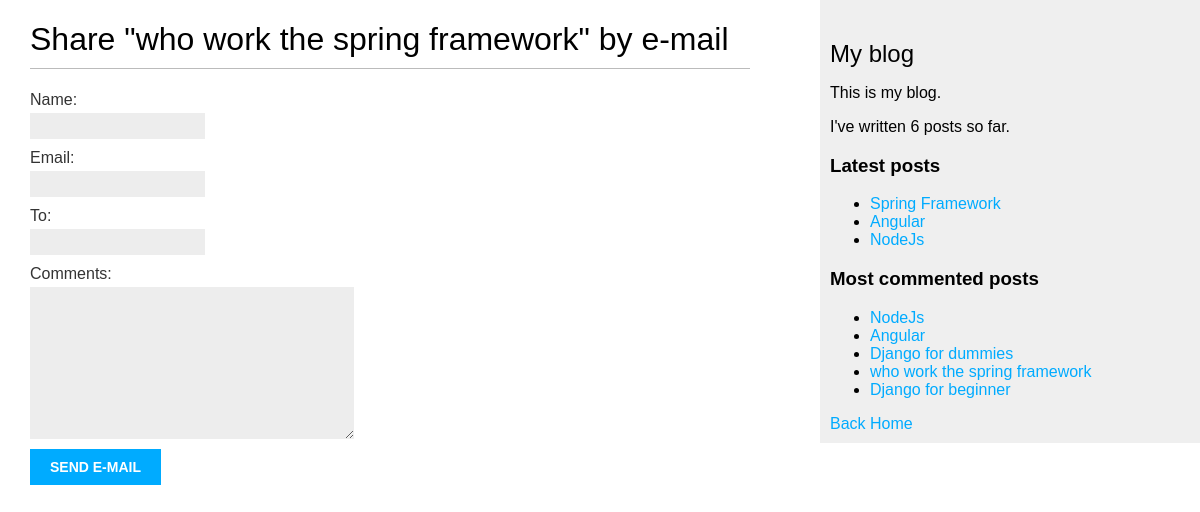
The app's page /2/share/ with its own data.
### blog/models.py (models this page shows, shortened)
class Post(models.Model):
    class Status(models.TextChoices):
        DRAFT = 'DF', 'Draft'
        PUBLISHED = 'PB', 'Published'
    title = models.CharField(max_length=250)
    slug = models.SlugField(max_length=250, unique_for_date='publish')
    author = models.ForeignKey(User, on_delete=models.CASCADE, related_name='blog_posts')
    body = models.TextField()
    publish = models.DateTimeField(default=timezone.now)
    created = models.DateTimeField(auto_now_add=True)
    status = models.CharField(max_length=2, choices=Status.choices, default=Status.DRAFT)
    objects = models.Manager()
    published = PublishedManager()
    tags = TaggableManager()
    class Meta:
        ordering = ['-publish']
        indexes = [
            models.Index(fields=['-publish']),
        ]
    def get_absolute_url(self):
        return reverse(
            'blog:post_detail',
            args=[
                self.publish.year,
                self.publish.month,
                self.publish.day,
                self.slug
            ]
        )

### blog/views.py (the view)
# urls.py: path('<int:post_id>/share/', views.post_share, name='post_share'),
def post_share(request, post_id):
    post = get_object_or_404(Post, id=post_id, status=Post.Status.PUBLISHED)
    sent = False
    if request.method == 'POST':
        form = EmailPostForm(request.POST)
        if form.is_valid():
            cd = form.cleaned_data
            post_url = request.build_absolute_uri(post.get_absolute_url())
            subject = f"{cd['name']} recommends you read {post.title}"
            message = f"Read {post.title} at {post_url}\n\n {cd['name']}\'s comments: {cd['comments']}"
            send_mail(subject, message,
                      'rogertestapplications@gmail.com', [cd['to']])
            sent = True
    else:
        form = EmailPostForm()
    context = {
        'post': post,
        'form': form,
        'sent': sent,
    }
    return render(request, 'blog/post/share.html', context)

### blog/forms.py
class EmailPostForm(forms.Form):
    name = forms.CharField(max_length=25)
    email = forms.EmailField()
    to = forms.EmailField()
    comments = forms.CharField(required=False, widget=forms.Textarea)

### blog/models.py (called while the page is built)
    def get_queryset(self):
        return super().get_queryset().filter(status=Post.Status.PUBLISHED)

### blog/templatetags/blog_tags.py (called while the page is built)
@register.simple_tag
def total_posts():
    return Post.objects.count()

@register.inclusion_tag('blog/post/latest_posts.html')
def show_latest_posts(count=5):
    latest_posts = Post.objects.order_by('-publish')[:count]
    return {'latest_posts': latest_posts}

@register.simple_tag
def get_most_commented_posts(count=5):
    return Post.published.annotate(total_comments=Count('comments')).order_by('-total_comments')[:count]

### blog/templates/blog/post/share.html (shortened to what this page needs)
{% extends "blog/base.html" %}
{% block content %}
    {% if sent %}
        <h1>E-mail successfully sent</h1>
        <p>
            "{{ post.title }}" was successfully sent to {{ form.cleaned_data.to }}.
        </p>
        <a href="{{ post.get_absolute_url }}">
            back at {{ post.title }}
          </a>
    {% else %}
        <h1>Share "{{ post.title }}" by e-mail</h1>
        <form method="post">
            {{ form.as_p }}
            <input type="submit" value="Send e-mail">
        </form>
    {% endif %}
{% endblock %}

### blog/templates/blog/base.html (shortened to what this page needs)
{% load blog_tags %}
{% load static %}
<!DOCTYPE html>
<html>
<head>
  <link href="{% static 'css/blog.css' %}" rel="stylesheet">
</head>
<body>
  <div id="content">
    {% block content %}
    {% endblock %}
  </div>
  <div id="sidebar">
    <h2>My blog</h2>
    <p>This is my blog.</p>
    <p>
      I've written {% total_posts %} posts so far.
    </p>
    <h3>Latest posts</h3>
    {% show_latest_posts 3 %}
    <h3>Most commented posts</h3>
    {% get_most_commented_posts as most_commented_posts %}
    <ul>
      {% for post in most_commented_posts %}
        <li>
          <a href="{{ post.get_absolute_url }}">{{ post.title }}</a>
        </li>
      {% endfor %}
    </ul>
    <a href="{% url 'blog:post_list' %}">Back Home</a>
</div>
</body>
</html>

### blog/templates/blog/post/latest_posts.html
<ul>
    {% for post in latest_posts %}
        <li>
            <a href="{{ post.get_absolute_url }}">{{ post.title }}</a>
        </li>
    {% endfor %}
</ul>

### blog/static/css/blog.css (style rules this page uses)
body { margin:0; padding:0; font-family:helvetica, sans-serif; }
a { color:#00abff; text-decoration:none; }
h1 { font-weight:normal; border-bottom:1px solid #bbb; padding:0 0 10px 0; }
h2 { font-weight:normal; margin:30px 0 0; }
#content { float:left; width:60%; padding:0 0 0 30px; }
#sidebar { float:right; width:30%; padding:10px; background:#efefef; height:100%; }
label { float:left; clear:both; color:#333; margin-bottom:4px; }
input, textarea { clear:both; float:left; margin:0 0 10px; background:#ededed; border:0; padding:6px 10px; font-size:12px; }
input[type=submit] { font-weight:bold; background:#00abff; color:#fff; padding:10px 20px; font-size:14px; text-transform:uppercase; }

### records on screen
Post: title "who work the spring framework"
Post: title "Spring Framework"
Post: title "Angular"
Post: title "NodeJs"
Post: title "Django for dummies"
Post: title "Django for beginner"
